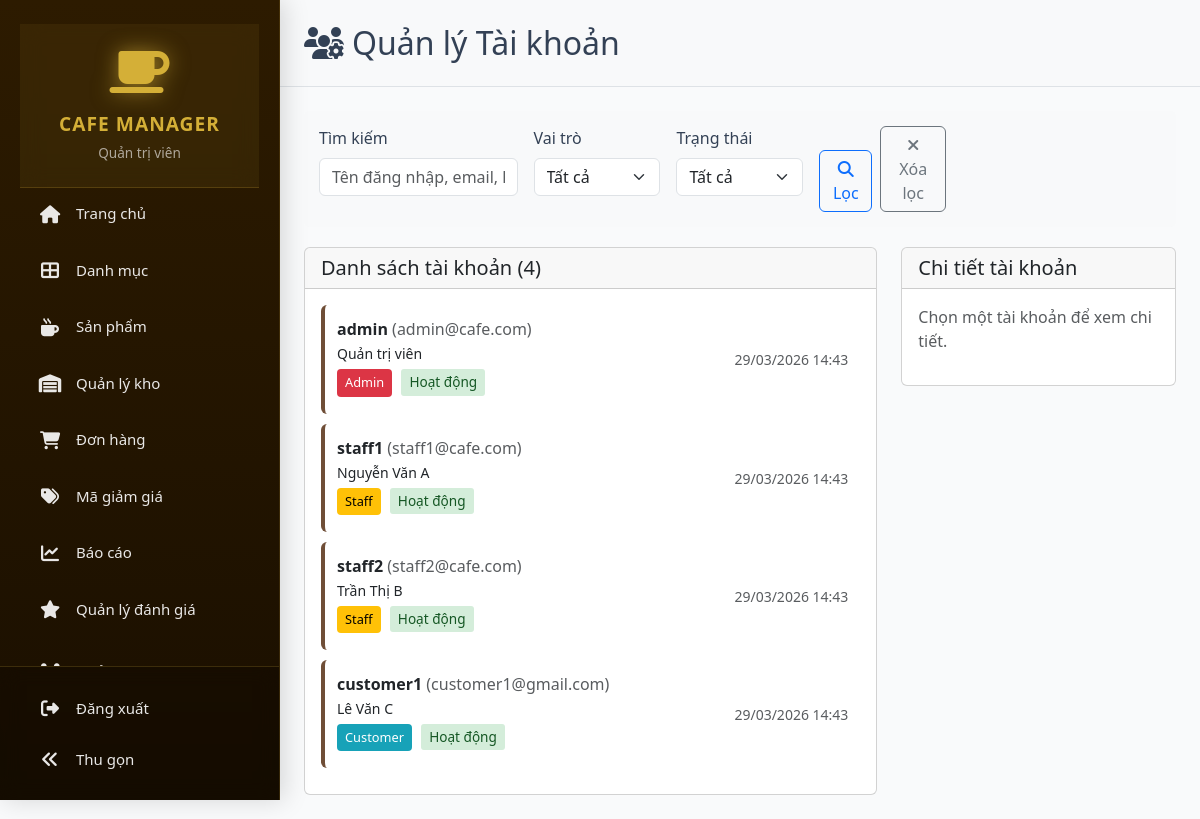
Page /admin/manage_accounts.php (signed in) on the committed database.
### tables this page shows
CREATE TABLE users (
    id INT PRIMARY KEY AUTO_INCREMENT,
    username VARCHAR(50) UNIQUE NOT NULL,
    password VARCHAR(255) NOT NULL,
    email VARCHAR(100) UNIQUE,
    full_name VARCHAR(100) NOT NULL,
    phone VARCHAR(20),
    address TEXT,
    avatar VARCHAR(255) DEFAULT NULL,
    role ENUM('admin', 'staff', 'customer') DEFAULT 'customer',
    is_active TINYINT(1) DEFAULT 1,
    created_at TIMESTAMP DEFAULT CURRENT_TIMESTAMP,
    updated_at TIMESTAMP DEFAULT CURRENT_TIMESTAMP ON UPDATE CURRENT_TIMESTAMP,
    reset_token VARCHAR(255) NULL,
    reset_token_expiry DATETIME NULL,
    remember_token VARCHAR(255) NULL,
    token_expiry DATETIME NULL,
    INDEX idx_reset_token (reset_token),
    INDEX idx_email (email),
    INDEX idx_username (username),
    INDEX idx_role (role),
    INDEX idx_is_active (is_active)
);

### admin/manage_accounts.php (the view, shortened to what this page needs)
<?php
require_once '../config/init.php';
$search = $_GET['search'] ?? '';
$query = "
    SELECT id, username, email, full_name, role, is_active, created_at
    FROM users
    WHERE 1=1
";
$params = [];
$query .= " ORDER BY created_at DESC";
$stmt = $pdo->prepare($query);
$stmt->execute($params);
$accounts = $stmt->fetchAll();
$selected_account = null;
?>
<!DOCTYPE html>
<html lang="vi">
<head>
    <link href="https://cdn.jsdelivr.net/npm/bootstrap@5.3.0/dist/css/bootstrap.min.css" rel="stylesheet">
    <link href="https://cdnjs.cloudflare.com/ajax/libs/font-awesome/6.4.0/css/all.min.css" rel="stylesheet">
    <link rel="stylesheet" href="../assets/cssad/index.css">
</head>
<body>
    <div class="d-flex">
        <?php include 'sidebar.php'; ?>
        <div class="flex-grow-1">
            <div class="header d-flex justify-content-between align-items-center p-4 bg-light border-bottom">
                <h2 class="m-0">
                    <i class="fas fa-users-cog me-2"></i>Quản lý Tài khoản
                </h2>
            </div>
            <div class="p-4">
                <div class="filter-section">
                    <form method="GET" class="row g-3">
                        <div class="col-md-3">
                            <label class="form-label">Tìm kiếm</label>
                            <input type="text" class="form-control" name="search" value="<?php echo htmlspecialchars($search); ?>" placeholder="Tên đăng nhập, email, họ tên">
                        </div>
                        <div class="col-md-2">
                            <label class="form-label">Vai trò</label>
                            <select class="form-select" name="role">
                                <option value="">Tất cả</option>
                            </select>
                        </div>
                        <div class="col-md-2">
                            <label class="form-label">Trạng thái</label>
                            <select class="form-select" name="status">
                                <option value="">Tất cả</option>
                            </select>
                        </div>
                        <div class="col-md-2 d-flex align-items-end">
                            <button type="submit" class="btn btn-outline-primary me-2">
                                <i class="fas fa-search"></i> Lọc
                            </button>
                            <a href="manage_accounts.php" class="btn btn-outline-secondary">
                                <i class="fas fa-times"></i> Xóa lọc
                            </a>
                        </div>
                    </form>
                </div>
                <div class="row">
                    <div class="col-md-8">
                        <div class="card">
                            <div class="card-header">
                                <h5 class="mb-0">Danh sách tài khoản (<?php echo count($accounts); ?>)</h5>
                            </div>
                            <div class="card-body">
                                <?php if (empty($accounts)): ?>
                                <p class="text-muted">Không có tài khoản nào.</p>
                                <?php else: ?>
                                <div class="list-group">
                                    <?php foreach ($accounts as $account): ?>
                                    <div class="account-item d-flex justify-content-between align-items-center"
                                         onclick="selectAccount(<?php echo $account['id']; ?>)">
                                        <div>
                                            <strong><?php echo htmlspecialchars($account['username']); ?></strong>
                                            <span class="text-muted">(<?php echo htmlspecialchars($account['email']); ?>)</span><br>
                                            <small><?php echo htmlspecialchars($account['full_name']); ?></small>
                                            <div class="mt-1">
                                                <span class="role-badge role-<?php echo $account['role']; ?>">
                                                    <?php echo ucfirst($account['role']); ?>
                                                </span>
                                                <span class="status-badge status-<?php echo $account['is_active'] ? 'active' : 'inactive'; ?>">
                                                    <?php echo $account['is_active'] ? 'Hoạt động' : 'Khóa'; ?>
                                                </span>
                                            </div>
                                        </div>
                                        <div>
                                            <small class="text-muted">
                                                <?php echo date('d/m/Y H:i', strtotime($account['created_at'])); ?>
                                            </small>
                                        </div>
                                    </div>
                                    <?php endforeach; ?>
                                </div>
                                <?php endif; ?>
                            </div>
                        </div>
                    </div>
                    <div class="col-md-4">
                        <div class="card">
                            <div class="card-header">
                                <h5 class="mb-0">Chi tiết tài khoản</h5>
                            </div>
                            <div class="card-body">
                                <?php if ($selected_account): ?>
                                <form method="POST">
                                    <input type="hidden" name="action" value="update_user">
                                    <input type="hidden" name="user_id" value="<?php echo $selected_account['id']; ?>">
                                    <div class="mb-3">
                                        <label class="form-label">Tên đăng nhập</label>
                                        <input type="text" class="form-control" name="username"
                                               value="<?php echo htmlspecialchars($selected_account['username']); ?>" required>
                                    </div>
                                    <div class="mb-3">
                                        <label class="form-label">Email</label>
                                        <input type="email" class="form-control" name="email"
                                               value="<?php echo htmlspecialchars($selected_account['email']); ?>" required>
                                    </div>
                                    <div class="mb-3">
                                        <label class="form-label">Họ tên</label>
                                        <input type="text" class="form-control" name="full_name"
                                               value="<?php echo htmlspecialchars($selected_account['full_name']); ?>" required>
                                    </div>
                                    <div class="mb-3">
                                        <label class="form-label">Vai trò</label>
                                        <select class="form-select" name="role" required>
                                            <option value="customer" <?php echo $selected_account['role'] == 'customer' ? 'selected' : ''; ?>>Khách hàng</option>
                                            <option value="staff" <?php echo $selected_account['role'] == 'staff' ? 'selected' : ''; ?>>Nhân viên</option>
                                            <option value="admin" <?php echo $selected_account['role'] == 'admin' ? 'selected' : ''; ?>>Admin</option>
                                        </select>
                                    </div>
                                    <div class="d-grid gap-2">
                                        <button type="submit" class="btn btn-success">
                                            <i class="fas fa-save me-2"></i>Cập nhật
                                        </button>
                                        <button type="button" class="btn btn-warning"
                                                onclick="toggleStatus(<?php echo $selected_account['id']; ?>, <?php echo $selected_account['is_active'] ? 0 : 1; ?>)">
                                            <i class="fas fa-<?php echo $selected_account['is_active'] ? 'lock' : 'unlock'; ?> me-2"></i>
                                            <?php echo $selected_account['is_active'] ? 'Khóa' : 'Mở'; ?> tài khoản
                                        </button>
                                        <?php if ($selected_account['id'] != 1): ?>
                                        <button type="button" class="btn btn-danger"
                                                onclick="deleteAccount(<?php echo $selected_account['id']; ?>)">
                                            <i class="fas fa-trash me-2"></i>Xóa tài khoản
                                        </button>
                                        <?php endif; ?>
                                    </div>
                                </form>
                                <?php else: ?>
                                <p class="text-muted">Chọn một tài khoản để xem chi tiết.</p>
                                <?php endif; ?>
                            </div>
                        </div>
                    </div>
                </div>
            </div>
        </div>
    </div>
</body>
</html>

### assets/cssad/index.css (style rules this page uses)
:root { --primary-color: #d8e2f5; --primary-light: #eef2fb; --primary-dark: #94a3b8; --secondary-color: #fef3c7; --success-color: #dcfce7; --danger-color: #fee2e2; --warning-color: #fef3c7; --light-bg: #f9fafb; --card-bg: #ffffff; --border-color: #e2e8f0; --border-dark: #94a3b8; --text-primary: #334155; --text-secondary: #64748b; --text-muted: #94a3b8; --shadow-md: 0 4px 6px -1px rgba(0, 0, 0, 0.1), 0 2px 4px -1px rgba(0, 0, 0, 0.06); --shadow-lg: 0 10px 15px -3px rgba(0, 0, 0, 0.1), 0 4px 6px -2px rgba(0, 0, 0, 0.05); --shadow-xl: 0 20px 25px -5px rgba(0, 0, 0, 0.1), 0 10px 10px -5px rgba(0, 0, 0, 0.04); --sidebar-width: 280px; }
body { font-family: 'Segoe UI', Tahoma, Geneva, Verdana, sans-serif; background-color: var(--light-bg); color: var(--text-primary); overflow-x: hidden; }

### assets/cssad/sidebar.css (style rules this page uses)
:root { --sidebar-expanded: 280px; --sidebar-collapsed: 80px; --primary-brown: #2D1B00; --accent-gold: #D4AF37; --hover-gold: #FFD700; --text-light: rgba(255, 255, 255, 0.9); --text-muted: rgba(255, 255, 255, 0.6); }

### admin/manage_accounts.php (style rules this page uses)
.account-item { padding: 12px; border-radius: 6px; border-left: 4px solid #6f4e37; background: #fff; margin-bottom: 10px; transition: all 0.3s ease; cursor: pointer; }
.status-badge { display: inline-block; padding: 3px 8px; border-radius: 3px; font-size: 0.85rem; }
.status-active { background-color: #d4edda; color: #155724; }
.role-badge { display: inline-block; padding: 4px 8px; border-radius: 4px; font-size: 0.8rem; margin-right: 5px; margin-bottom: 5px; }
.role-admin { background-color: #dc3545; color: white; }
.role-staff { background-color: #ffc107; color: black; }
.role-customer { background-color: #17a2b8; color: white; }
.filter-section { background: #f8f9fa; padding: 15px; border-radius: 5px; margin-bottom: 20px; }

### rows in the picture
users: username "admin", email "admin@cafe.com", full_name "Quản trị viên", role "Admin", is_active "Hoạt động", created_at "29/03/2026 14:43"
users: username "staff1", email "staff1@cafe.com", full_name "Nguyễn Văn A", role "Staff", is_active "Hoạt động", created_at "29/03/2026 14:43"
users: username "staff2", email "staff2@cafe.com", full_name "Trần Thị B", role "Staff", is_active "Hoạt động", created_at "29/03/2026 14:43"
users: username "customer1", email "customer1@gmail.com", full_name "Lê Văn C", role "Customer", is_active "Hoạt động", created_at "29/03/2026 14:43"

### other values in the picture
$_SESSION['full_name'] "Quản trị viên"
count($accounts) "4"
